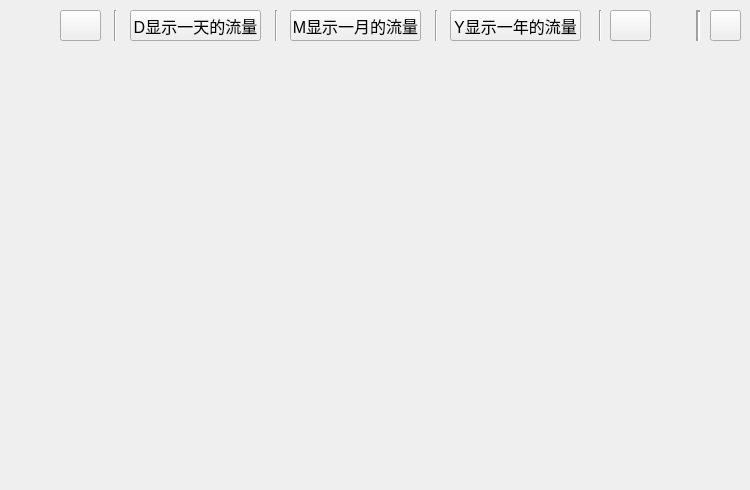
<?xml version="1.0" encoding="UTF-8"?>
<ui version="4.0">
 <class>TrafficFlow</class>
 <widget class="QWidget" name="TrafficFlow">
  <property name="geometry">
   <rect>
    <x>0</x>
    <y>0</y>
    <width>750</width>
    <height>490</height>
   </rect>
  </property>
  <property name="minimumSize">
   <size>
    <width>750</width>
    <height>490</height>
   </size>
  </property>
  <property name="maximumSize">
   <size>
    <width>750</width>
    <height>490</height>
   </size>
  </property>
  <property name="windowTitle">
   <string>Form</string>
  </property>
  <widget class="QWidget" name="widgetShow" native="true">
   <property name="geometry">
    <rect>
     <x>10</x>
     <y>50</y>
     <width>731</width>
     <height>431</height>
    </rect>
   </property>
  </widget>
  <widget class="QWidget" name="widget" native="true">
   <property name="geometry">
    <rect>
     <x>10</x>
     <y>10</y>
     <width>731</width>
     <height>31</height>
    </rect>
   </property>
   <property name="font">
    <font>
     <pointsize>10</pointsize>
    </font>
   </property>
   <widget class="QToolButton" name="toolButton">
    <property name="geometry">
     <rect>
      <x>700</x>
      <y>0</y>
      <width>31</width>
      <height>31</height>
     </rect>
    </property>
    <property name="toolTip">
     <string>刷新内容</string>
    </property>
    <property name="text">
     <string/>
    </property>
    <property name="icon">
     <iconset resource="images/myimages.qrc">
      <normaloff>:/new/imgsrc/re.png</normaloff>:/new/imgsrc/re.png</iconset>
    </property>
   </widget>
   <widget class="QPushButton" name="pushButtonDay">
    <property name="geometry">
     <rect>
      <x>120</x>
      <y>0</y>
      <width>131</width>
      <height>31</height>
     </rect>
    </property>
    <property name="font">
     <font>
      <pointsize>12</pointsize>
      <weight>50</weight>
      <bold>false</bold>
     </font>
    </property>
    <property name="text">
     <string>D显示一天的流量</string>
    </property>
   </widget>
   <widget class="QPushButton" name="pushButtonMonth">
    <property name="geometry">
     <rect>
      <x>280</x>
      <y>0</y>
      <width>131</width>
      <height>31</height>
     </rect>
    </property>
    <property name="font">
     <font>
      <pointsize>12</pointsize>
      <weight>50</weight>
      <bold>false</bold>
     </font>
    </property>
    <property name="text">
     <string>M显示一月的流量</string>
    </property>
   </widget>
   <widget class="QPushButton" name="pushButtonYear">
    <property name="geometry">
     <rect>
      <x>440</x>
      <y>0</y>
      <width>131</width>
      <height>31</height>
     </rect>
    </property>
    <property name="font">
     <font>
      <pointsize>12</pointsize>
      <weight>50</weight>
      <bold>false</bold>
     </font>
    </property>
    <property name="text">
     <string>Y显示一年的流量</string>
    </property>
   </widget>
   <widget class="Line" name="line">
    <property name="geometry">
     <rect>
      <x>256</x>
      <y>0</y>
      <width>20</width>
      <height>31</height>
     </rect>
    </property>
    <property name="orientation">
     <enum>Qt::Vertical</enum>
    </property>
   </widget>
   <widget class="Line" name="line_2">
    <property name="geometry">
     <rect>
      <x>680</x>
      <y>0</y>
      <width>16</width>
      <height>31</height>
     </rect>
    </property>
    <property name="lineWidth">
     <number>2</number>
    </property>
    <property name="orientation">
     <enum>Qt::Vertical</enum>
    </property>
   </widget>
   <widget class="Line" name="line_3">
    <property name="geometry">
     <rect>
      <x>416</x>
      <y>0</y>
      <width>20</width>
      <height>31</height>
     </rect>
    </property>
    <property name="orientation">
     <enum>Qt::Vertical</enum>
    </property>
   </widget>
   <widget class="Line" name="line_4">
    <property name="geometry">
     <rect>
      <x>580</x>
      <y>0</y>
      <width>21</width>
      <height>31</height>
     </rect>
    </property>
    <property name="orientation">
     <enum>Qt::Vertical</enum>
    </property>
   </widget>
   <widget class="Line" name="line_5">
    <property name="geometry">
     <rect>
      <x>95</x>
      <y>0</y>
      <width>21</width>
      <height>31</height>
     </rect>
    </property>
    <property name="orientation">
     <enum>Qt::Vertical</enum>
    </property>
   </widget>
   <widget class="QPushButton" name="pushButtonLater">
    <property name="geometry">
     <rect>
      <x>600</x>
      <y>0</y>
      <width>41</width>
      <height>31</height>
     </rect>
    </property>
    <property name="text">
     <string/>
    </property>
    <property name="icon">
     <iconset resource="images/myimages.qrc">
      <normaloff>:/new/imgsrc/later.png</normaloff>:/new/imgsrc/later.png</iconset>
    </property>
   </widget>
   <widget class="QPushButton" name="pushButtonFoward">
    <property name="geometry">
     <rect>
      <x>50</x>
      <y>0</y>
      <width>41</width>
      <height>31</height>
     </rect>
    </property>
    <property name="text">
     <string/>
    </property>
    <property name="icon">
     <iconset resource="images/myimages.qrc">
      <normaloff>:/new/imgsrc/foward.png</normaloff>:/new/imgsrc/foward.png</iconset>
    </property>
   </widget>
  </widget>
 </widget>
 <resources>
  <include location="images/myimages.qrc"/>
 </resources>
 <connections/>
</ui>
